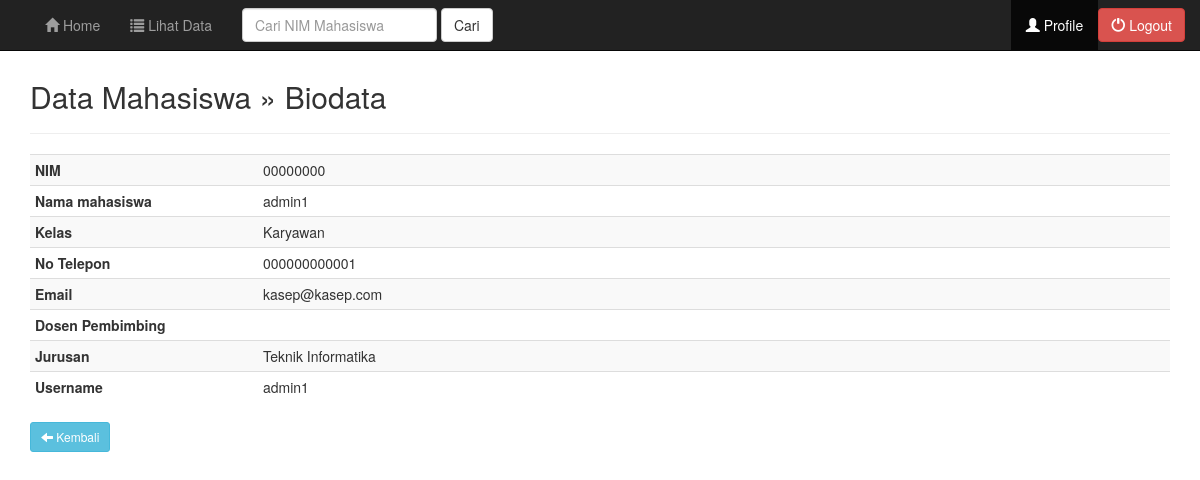
Page /user/profile_mahasiswa.php?nim=00000000 (signed in) on the committed database.
### tables this page shows
CREATE TABLE `tbl_mahasiswa` (
  `ID` bigint(20) UNSIGNED NOT NULL,
  `username` varchar(20) NOT NULL,
  `password` varchar(32) NOT NULL,
  `level` varchar(30) NOT NULL,
  `nim` varchar(20) NOT NULL,
  `nama` varchar(50) NOT NULL,
  `kelas` varchar(20) NOT NULL,
  `no_telepon` varchar(13) NOT NULL,
  `email` varchar(30) NOT NULL,
  `jurusan` varchar(50) NOT NULL,
  `nilai` int(2) NOT NULL
);

### user/profile_mahasiswa.php (the view, shortened to what this page needs)
<?php
include("header.php");
include("../koneksi.php");
?>
	<div class="container">
		<div class="content">
			<h2>Data Mahasiswa &raquo; Biodata</h2>
			<hr />
			<?php
			$nim = $_GET['nim'];
			$sql = mysqli_query($koneksi, "SELECT * FROM tbl_mahasiswa WHERE nim='$nim'");
			if(mysqli_num_rows($sql) == 0){
				header("Location: index.php");
			}else{
				$row = mysqli_fetch_assoc($sql);
			}
			?>
			<table class="table table-striped table-condensed">
				<tr>
					<th width="20%">NIM</th>
					<td><?php echo $row['nim']; ?></td>
				</tr>
				<tr>
					<th>Nama mahasiswa</th>
					<td><?php echo $row['nama']; ?></td>
				</tr>
				<tr>
					<th>Kelas</th>
					<td><?php echo $row['kelas']; ?></td>
				</tr>
				<tr>
					<th>No Telepon</th>
					<td><?php echo $row['no_telepon']; ?></td>
				</tr>
				<tr>
					<th>Email</th>
					<td><?php echo $row['email']; ?></td>
				</tr>
				<tr>
					<th>Dosen Pembimbing</th>
					<td><?php echo $row['dosen_pembimbing']; ?></td>
				</tr>
				<tr>
					<th>Jurusan</th>
					<td><?php echo $row['jurusan']; ?></td>
				</tr>
				<tr>
					<th>Username</th>
					<td><?php echo $row['username']; ?></td>
				</tr>
			</table>
			<a href="data.php" class="btn btn-sm btn-info"><span class="glyphicon glyphicon-arrow-left" aria-hidden="true"></span> Kembali</a>
		</div>
	</div>
<?php
include("footer.php");
?>

### style.css (style rules this page uses)
.content { margin-top: 80px; }

### rows in the picture
tbl_mahasiswa: nim "00000000", nama "admin1", kelas "Karyawan", no_telepon "000000000001", email "kasep@kasep.com", jurusan "Teknik Informatika", username "admin1"
